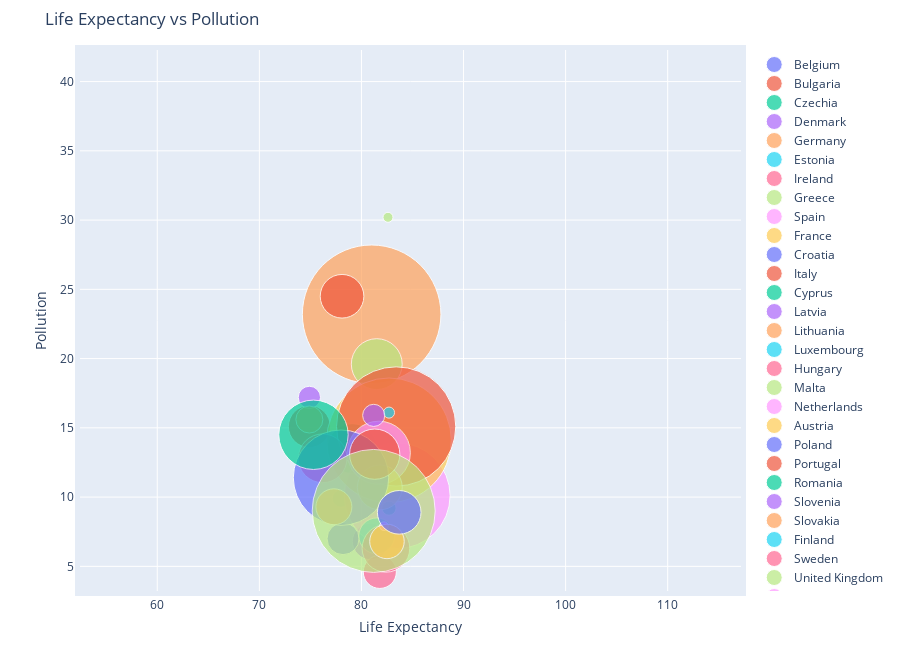

The code cell stored with this chart in its notebook:
### Markdown cell above
### Life Expectancy vs Pollution(bubble size = population)

### Code cell
figure = bubbleplot(dataset = df, x_column='life_expect', y_column='prct_rpt_pollution', 
    bubble_column='country', size_column='total_pop', color_column='country',
    x_title="Life Expectancy", y_title="Pollution", title='Life Expectancy vs Pollution',
    x_logscale=False, scale_bubble=3, height=650)

iplot(figure, config={'scrollzoom': True})

### Figure 1 — Plotly figure (JSON) as saved in the notebook; plotly's stock layout.template omitted (floating-point values rounded to 4 significant figures)
{"data": [{"marker": {"size": [11000638], "sizemode": "area", "sizeref": 8356.0}, "mode": "markers", "name": "Belgium", "text": ["Belgium"], "type": "scatter", "x": [81.5], "y": [13.2]}, {"marker": {"size": [7364570], "sizemode": "area", "sizeref": 8356.0}, "mode": "markers", "name": "Bulgaria", "text": ["Bulgaria"], "type": "scatter", "x": [74.9], "y": [15.1]}, {"marker": {"size": [10436560], "sizemode": "area", "sizeref": 8356.0}, "mode": "markers", "name": "Czechia", "text": ["Czechia"], "type": "scatter", "x": [79.1], "y": [13.5]}, {"marker": {"size": [5560628], "sizemode": "area", "sizeref": 8356.0}, "mode": "markers", "name": "Denmark", "text": ["Denmark"], "type": "scatter", "x": [80.9], "y": [6.8]}, {"marker": {"size": [80219695], "sizemode": "area", "sizeref": 8356.0}, "mode": "markers", "name": "Germany", "text": ["Germany"], "type": "scatter", "x": [81], "y": [23.2]}, {"marker": {"size": [1294455], "sizemode": "area", "sizeref": 8356.0}, "mode": "markers", "name": "Estonia", "text": ["Estonia"], "type": "scatter", "x": [78], "y": [9.9]}, {"marker": {"size": [4574888], "sizemode": "area", "sizeref": 8356.0}, "mode": "markers", "name": "Ireland", "text": ["Ireland"], "type": "scatter", "x": [81.8], "y": [4.6]}, {"marker": {"size": [10816286], "sizemode": "area", "sizeref": 8356.0}, "mode": "markers", "name": "Greece", "text": ["Greece"], "type": "scatter", "x": [81.5], "y": [19.6]}, {"marker": {"size": [46815910], "sizemode": "area", "sizeref": 8356.0}, "mode": "markers", "name": "Spain", "text": ["Spain"], "type": "scatter", "x": [83.5], "y": [10.1]}, {"marker": {"size": [64933400], "sizemode": "area", "sizeref": 8356.0}, "mode": "markers", "name": "France", "text": ["France"], "type": "scatter", "x": [82.7], "y": [14.1]}, {"marker": {"size": [4284889], "sizemode": "area", "sizeref": 8356.0}, "mode": "markers", "name": "Croatia", "text": ["Croatia"], "type": "scatter", "x": [78.2], "y": [7]}, {"marker": {"size": [59433744], "sizemode": "area", "sizeref": 8356.0}, "mode": "markers", "name": "Italy", "text": ["Italy"], "type": "scatter", "x": [83.4], "y": [15.1]}, {"marker": {"size": [840407], "sizemode": "area", "sizeref": 8356.0}, "mode": "markers", "name": "Cyprus", "text": ["Cyprus"], "type": "scatter", "x": [82.7], "y": [9.2]}, {"marker": {"size": [2070371], "sizemode": "area", "sizeref": 8356.0}, "mode": "markers", "name": "Latvia", "text": ["Latvia"], "type": "scatter", "x": [74.9], "y": [17.2]}, {"marker": {"size": [3043429], "sizemode": "area", "sizeref": 8356.0}, "mode": "markers", "name": "Lithuania", "text": ["Lithuania"], "type": "scatter", "x": [74.9], "y": [15.6]}, {"marker": {"size": [512353], "sizemode": "area", "sizeref": 8356.0}, "mode": "markers", "name": "Luxembourg", "text": ["Luxembourg"], "type": "scatter", "x": [82.7], "y": [16.1]}, {"marker": {"size": [9937628], "sizemode": "area", "sizeref": 8356.0}, "mode": "markers", "name": "Hungary", "text": ["Hungary"], "type": "scatter", "x": [76.2], "y": [12.8]}, {"marker": {"size": [417432], "sizemode": "area", "sizeref": 8356.0}, "mode": "markers", "name": "Malta", "text": ["Malta"], "type": "scatter", "x": [82.6], "y": [30.2]}, {"marker": {"size": [16655799], "sizemode": "area", "sizeref": 8356.0}, "mode": "markers", "name": "Netherlands", "text": ["Netherlands"], "type": "scatter", "x": [81.7], "y": [13.2]}, {"marker": {"size": [8401940], "sizemode": "area", "sizeref": 8356.0}, "mode": "markers", "name": "Austria", "text": ["Austria"], "type": "scatter", "x": [81.8], "y": [10.7]}, {"marker": {"size": [38044565], "sizemode": "area", "sizeref": 8356.0}, "mode": "markers", "name": "Poland", "text": ["Poland"], "type": "scatter", "x": [78], "y": [11.4]}, {"marker": {"size": [10562178], "sizemode": "area", "sizeref": 8356.0}, "mode": "markers", "name": "Portugal", "text": ["Portugal"], "type": "scatter", "x": [81.3], "y": [13.1]}, {"marker": {"size": [20121641], "sizemode": "area", "sizeref": 8356.0}, "mode": "markers", "name": "Romania", "text": ["Romania"], "type": "scatter", "x": [75.3], "y": [14.5]}, {"marker": {"size": [2050189], "sizemode": "area", "sizeref": 8356.0}, "mode": "markers", "name": "Slovenia", "text": ["Slovenia"], "type": "scatter", "x": [81.2], "y": [15.9]}, {"marker": {"size": [5397036], "sizemode": "area", "sizeref": 8356.0}, "mode": "markers", "name": "Slovakia", "text": ["Slovakia"], "type": "scatter", "x": [77.3], "y": [9.3]}, {"marker": {"size": [5375276], "sizemode": "area", "sizeref": 8356.0}, "mode": "markers", "name": "Finland", "text": ["Finland"], "type": "scatter", "x": [81.5], "y": [7.2]}, {"marker": {"size": [9482855], "sizemode": "area", "sizeref": 8356.0}, "mode": "markers", "name": "Sweden", "text": ["Sweden"], "type": "scatter", "x": [82.4], "y": [6.3]}, {"marker": {"size": [63182180], "sizemode": "area", "sizeref": 8356.0}, "mode": "markers", "name": "United Kingdom", "text": ["United Kingdom"], "type": "scatter", "x": [81.2], "y": [9]}, {"marker": {"size": [315556], "sizemode": "area", "sizeref": 8356.0}, "mode": "markers", "name": "Iceland", "text": ["Iceland"], "type": "scatter", "x": [82.2], "y": [7.9]}, {"marker": {"size": [4979954], "sizemode": "area", "sizeref": 8356.0}, "mode": "markers", "name": "Norway", "text": ["Norway"], "type": "scatter", "x": [82.5], "y": [6.8]}, {"marker": {"size": [7954662], "sizemode": "area", "sizeref": 8356.0}, "mode": "markers", "name": "Switzerland", "text": ["Switzerland"], "type": "scatter", "x": [83.7], "y": [8.9]}, {"marker": {"size": [7954662], "sizemode": "area", "sizeref": 8356.0}, "mode": "markers", "name": "Turkey", "text": ["Turkey"], "type": "scatter", "x": [78.1], "y": [24.5]}], "layout": {"height": 650, "hovermode": "closest", "margin": {"b": 50, "pad": 5, "t": 50}, "showlegend": true, "title": {"text": "Life Expectancy vs Pollution"}, "xaxis": {"autorange": false, "range": [52.43, 117.2], "title": {"text": "Life Expectancy"}}, "yaxis": {"autorange": false, "range": [3.22, 42.28], "title": {"text": "Pollution"}}}}
